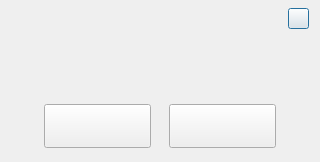
<?xml version="1.0" encoding="UTF-8"?>
<ui version="4.0">
 <class>DialogTime</class>
 <widget class="QDialog" name="DialogTime">
  <property name="geometry">
   <rect>
    <x>0</x>
    <y>0</y>
    <width>320</width>
    <height>162</height>
   </rect>
  </property>
  <property name="windowTitle">
   <string>Dialog</string>
  </property>
  <widget class="QLabel" name="background">
   <property name="geometry">
    <rect>
     <x>0</x>
     <y>0</y>
     <width>320</width>
     <height>162</height>
    </rect>
   </property>
   <property name="text">
    <string/>
   </property>
  </widget>
  <widget class="QPushButton" name="cancelBtn">
   <property name="geometry">
    <rect>
     <x>288</x>
     <y>8</y>
     <width>21</width>
     <height>21</height>
    </rect>
   </property>
   <property name="text">
    <string/>
   </property>
  </widget>
  <widget class="QPushButton" name="newBtn">
   <property name="geometry">
    <rect>
     <x>169</x>
     <y>104</y>
     <width>107</width>
     <height>44</height>
    </rect>
   </property>
   <property name="text">
    <string/>
   </property>
  </widget>
  <widget class="QPushButton" name="exitBtn">
   <property name="geometry">
    <rect>
     <x>44</x>
     <y>104</y>
     <width>107</width>
     <height>44</height>
    </rect>
   </property>
   <property name="text">
    <string/>
   </property>
  </widget>
 </widget>
 <resources/>
 <connections/>
</ui>
